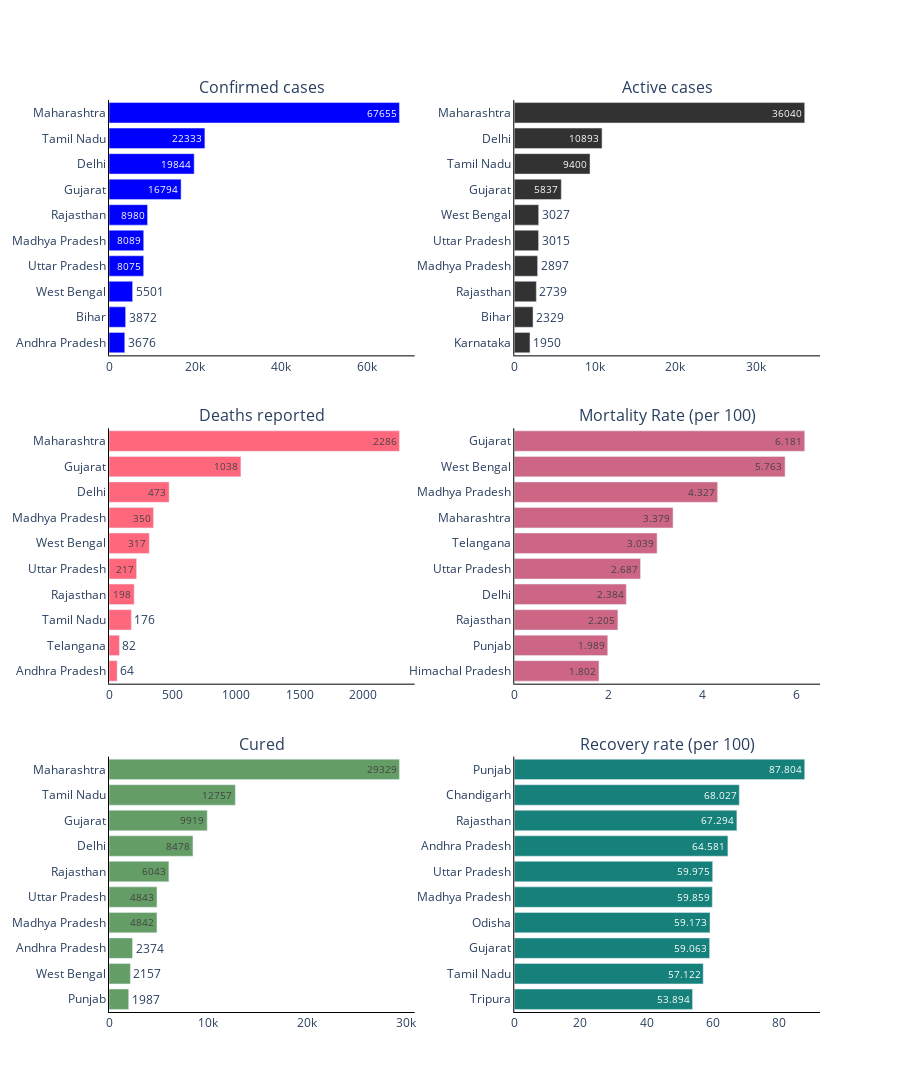

The cell this chart's notebook holds for it:
### Code cell
temp = df_india.reset_index()
temp = temp.loc[temp.state != 'State Unassigned']
temp['Mortality Rate (per 100)'] = (100*(temp['deaths'])/temp['confirmed']).round(3)
temp['Recovery Rate'] = (100*(temp['recovered'])/temp['confirmed']).round(3)
fig_c = px.bar(temp.sort_values('confirmed').tail(10), x="confirmed", y="state", 
               text='confirmed', orientation='h', color_discrete_sequence = ['blue'])
fig_a = px.bar(temp.sort_values('active').tail(10), x="active", y="state", 
               text='active', orientation='h', color_discrete_sequence = ['#323232'])

fig_d = px.bar(temp.sort_values('deaths').tail(10), x="deaths", y="state", 
               text='deaths', orientation='h', color_discrete_sequence = ['#ff677d'])
fig_mr = px.bar(temp[temp['confirmed']>100].sort_values('Mortality Rate (per 100)').tail(10), 
                x="Mortality Rate (per 100)", y="state", 
                text='Mortality Rate (per 100)', orientation='h', color_discrete_sequence = ['#cd6684'])

fig_r = px.bar(temp.sort_values('recovered').tail(10), x="recovered", y="state", 
               text='recovered', orientation='h', color_discrete_sequence = ['#649d66'])
fig_rr = px.bar(temp[temp['confirmed']>100].sort_values('Recovery Rate').tail(10), 
                x="Recovery Rate", y="state", 
                text='Recovery Rate', orientation='h', color_discrete_sequence = ['#16817a'])

fig = make_subplots(rows=3, cols=2, shared_xaxes=False, horizontal_spacing=0.14, vertical_spacing=0.08,
                    subplot_titles=('Confirmed cases', 'Active cases', 
                                    'Deaths reported', 'Mortality Rate (per 100)', 
                                    'Cured', 'Recovery rate (per 100)'))

fig.add_trace(fig_c['data'][0], row=1, col=1)
fig.add_trace(fig_a['data'][0], row=1, col=2)

fig.add_trace(fig_d['data'][0], row=2, col=1)
fig.add_trace(fig_mr['data'][0], row=2, col=2)

fig.add_trace(fig_r['data'][0], row=3, col=1)
fig.add_trace(fig_rr['data'][0], row=3, col=2)

# fig.update_layout(height=1200, title_text="Leading State/UT")
fig.update_layout(height=1200, plot_bgcolor='rgba(0,0,0,0)')
fig.update_xaxes(showline=True, linewidth=1, linecolor='black')
fig.update_yaxes(showline=True, linewidth=1, linecolor='black')

### Figure 1 — Plotly figure (JSON) as saved in the notebook; plotly's stock layout.template omitted (floating-point values rounded to 4 significant figures)
{"data": [{"alignmentgroup": "True", "hovertemplate": "confirmed=%{text}<br>state=%{y}<extra></extra>", "legendgroup": "", "marker": {"color": "blue"}, "name": "", "offsetgroup": "", "orientation": "h", "showlegend": false, "text": [3676, 3872, 5501, 8075, 8089, 8980, 16794, 19844, 22333, 67655], "textposition": "auto", "type": "bar", "x": [3676, 3872, 5501, 8075, 8089, 8980, 16794, 19844, 22333, 67655], "xaxis": "x", "y": ["Andhra Pradesh", "Bihar", "West Bengal", "Uttar Pradesh", "Madhya Pradesh", "Rajasthan", "Gujarat", "Delhi", "Tamil Nadu", "Maharashtra"], "yaxis": "y"}, {"alignmentgroup": "True", "hovertemplate": "active=%{text}<br>state=%{y}<extra></extra>", "legendgroup": "", "marker": {"color": "#323232"}, "name": "", "offsetgroup": "", "orientation": "h", "showlegend": false, "text": [1950, 2329, 2739, 2897, 3015, 3027, 5837, 9400, 10893, 36040], "textposition": "auto", "type": "bar", "x": [1950, 2329, 2739, 2897, 3015, 3027, 5837, 9400, 10893, 36040], "xaxis": "x2", "y": ["Karnataka", "Bihar", "Rajasthan", "Madhya Pradesh", "Uttar Pradesh", "West Bengal", "Gujarat", "Tamil Nadu", "Delhi", "Maharashtra"], "yaxis": "y2"}, {"alignmentgroup": "True", "hovertemplate": "deaths=%{text}<br>state=%{y}<extra></extra>", "legendgroup": "", "marker": {"color": "#ff677d"}, "name": "", "offsetgroup": "", "orientation": "h", "showlegend": false, "text": [64, 82, 176, 198, 217, 317, 350, 473, 1038, 2286], "textposition": "auto", "type": "bar", "x": [64, 82, 176, 198, 217, 317, 350, 473, 1038, 2286], "xaxis": "x3", "y": ["Andhra Pradesh", "Telangana", "Tamil Nadu", "Rajasthan", "Uttar Pradesh", "West Bengal", "Madhya Pradesh", "Delhi", "Gujarat", "Maharashtra"], "yaxis": "y3"}, {"alignmentgroup": "True", "hovertemplate": "Mortality Rate (per 100)=%{text}<br>state=%{y}<extra></extra>", "legendgroup": "", "marker": {"color": "#cd6684"}, "name": "", "offsetgroup": "", "orientation": "h", "showlegend": false, "text": [1.802, 1.989, 2.205, 2.384, 2.687, 3.039, 3.379, 4.327, 5.763, 6.181], "textposition": "auto", "type": "bar", "x": [1.802, 1.989, 2.205, 2.384, 2.687, 3.039, 3.379, 4.327, 5.763, 6.181], "xaxis": "x4", "y": ["Himachal Pradesh", "Punjab", "Rajasthan", "Delhi", "Uttar Pradesh", "Telangana", "Maharashtra", "Madhya Pradesh", "West Bengal", "Gujarat"], "yaxis": "y4"}, {"alignmentgroup": "True", "hovertemplate": "recovered=%{text}<br>state=%{y}<extra></extra>", "legendgroup": "", "marker": {"color": "#649d66"}, "name": "", "offsetgroup": "", "orientation": "h", "showlegend": false, "text": [1987, 2157, 2374, 4842, 4843, 6043, 8478, 9919, 12757, 29329], "textposition": "auto", "type": "bar", "x": [1987, 2157, 2374, 4842, 4843, 6043, 8478, 9919, 12757, 29329], "xaxis": "x5", "y": ["Punjab", "West Bengal", "Andhra Pradesh", "Madhya Pradesh", "Uttar Pradesh", "Rajasthan", "Delhi", "Gujarat", "Tamil Nadu", "Maharashtra"], "yaxis": "y5"}, {"alignmentgroup": "True", "hovertemplate": "Recovery Rate=%{text}<br>state=%{y}<extra></extra>", "legendgroup": "", "marker": {"color": "#16817a"}, "name": "", "offsetgroup": "", "orientation": "h", "showlegend": false, "text": [53.89, 57.12, 59.06, 59.17, 59.86, 59.98, 64.58, 67.29, 68.03, 87.8], "textposition": "auto", "type": "bar", "x": [53.89, 57.12, 59.06, 59.17, 59.86, 59.98, 64.58, 67.29, 68.03, 87.8], "xaxis": "x6", "y": ["Tripura", "Tamil Nadu", "Gujarat", "Odisha", "Madhya Pradesh", "Uttar Pradesh", "Andhra Pradesh", "Rajasthan", "Chandigarh", "Punjab"], "yaxis": "y6"}], "layout": {"annotations": [{"font": {"size": 16}, "showarrow": false, "text": "Confirmed cases", "x": 0.215, "xanchor": "center", "xref": "paper", "y": 1, "yanchor": "bottom", "yref": "paper"}, {"font": {"size": 16}, "showarrow": false, "text": "Active cases", "x": 0.785, "xanchor": "center", "xref": "paper", "y": 1, "yanchor": "bottom", "yref": "paper"}, {"font": {"size": 16}, "showarrow": false, "text": "Deaths reported", "x": 0.215, "xanchor": "center", "xref": "paper", "y": 0.64, "yanchor": "bottom", "yref": "paper"}, {"font": {"size": 16}, "showarrow": false, "text": "Mortality Rate (per 100)", "x": 0.785, "xanchor": "center", "xref": "paper", "y": 0.64, "yanchor": "bottom", "yref": "paper"}, {"font": {"size": 16}, "showarrow": false, "text": "Cured", "x": 0.215, "xanchor": "center", "xref": "paper", "y": 0.28, "yanchor": "bottom", "yref": "paper"}, {"font": {"size": 16}, "showarrow": false, "text": "Recovery rate (per 100)", "x": 0.785, "xanchor": "center", "xref": "paper", "y": 0.28, "yanchor": "bottom", "yref": "paper"}], "height": 1200, "plot_bgcolor": "rgba(0,0,0,0)", "xaxis": {"anchor": "y", "domain": [0, 0.43], "linecolor": "black", "linewidth": 1, "showline": true}, "xaxis2": {"anchor": "y2", "domain": [0.57, 1], "linecolor": "black", "linewidth": 1, "showline": true}, "xaxis3": {"anchor": "y3", "domain": [0, 0.43], "linecolor": "black", "linewidth": 1, "showline": true}, "xaxis4": {"anchor": "y4", "domain": [0.57, 1], "linecolor": "black", "linewidth": 1, "showline": true}, "xaxis5": {"anchor": "y5", "domain": [0, 0.43], "linecolor": "black", "linewidth": 1, "showline": true}, "xaxis6": {"anchor": "y6", "domain": [0.57, 1], "linecolor": "black", "linewidth": 1, "showline": true}, "yaxis": {"anchor": "x", "domain": [0.72, 1], "linecolor": "black", "linewidth": 1, "showline": true}, "yaxis2": {"anchor": "x2", "domain": [0.72, 1], "linecolor": "black", "linewidth": 1, "showline": true}, "yaxis3": {"anchor": "x3", "domain": [0.36, 0.64], "linecolor": "black", "linewidth": 1, "showline": true}, "yaxis4": {"anchor": "x4", "domain": [0.36, 0.64], "linecolor": "black", "linewidth": 1, "showline": true}, "yaxis5": {"anchor": "x5", "domain": [0, 0.28], "linecolor": "black", "linewidth": 1, "showline": true}, "yaxis6": {"anchor": "x6", "domain": [0, 0.28], "linecolor": "black", "linewidth": 1, "showline": true}}}
